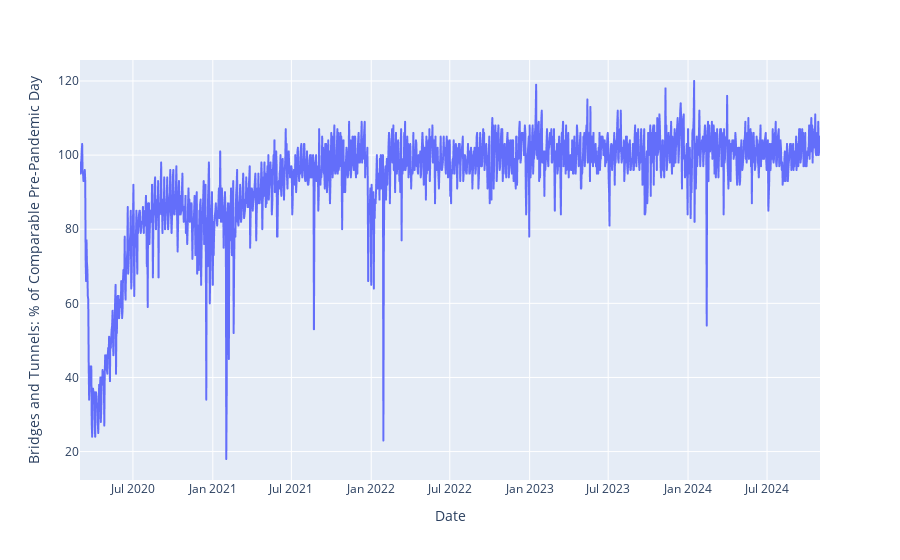

Notebook code cell kept with this figure:
### Code cell
px.line(data_frame=df, x="Date", y="Bridges and Tunnels: % of Comparable Pre-Pandemic Day")

### Figure 1 — Plotly figure (JSON) as saved in the notebook; plotly's stock layout.template omitted (floating-point values rounded to 4 significant figures; data arrays with more than 128 entries replaced by an {"elided": "..."} marker saying what was removed)
{"data": [{"hovertemplate": "Date=%{x}<br>Bridges and Tunnels: % of Comparable Pre-Pandemic Day=%{y}<extra></extra>", "legendgroup": "", "line": {"color": "#636efa", "dash": "solid"}, "marker": {"symbol": "circle"}, "mode": "lines", "name": "", "showlegend": false, "type": "scattergl", "x": {"elided": "1706 str values"}, "xaxis": "x", "y": {"elided": "1706 int values"}, "yaxis": "y"}], "layout": {"legend": {"tracegroupgap": 0}, "margin": {"t": 60}, "xaxis": {"anchor": "y", "domain": [0, 1], "title": {"text": "Date"}}, "yaxis": {"anchor": "x", "domain": [0, 1], "title": {"text": "Bridges and Tunnels: % of Comparable Pre-Pandemic Day"}}}}
